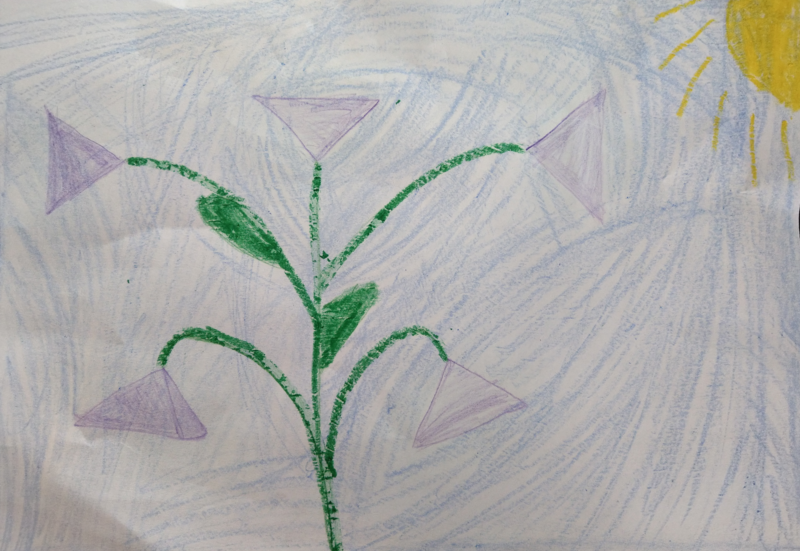
#> input picture Cv04_zadani/kytka.png, 800 x 551 px
$ jupyter execute histogram.ipynb
#> lines starting #> are read from the running program, lines starting #| are printed output that depends on the picture
[cell 1]
import cv2
import numpy as np
from matplotlib import pyplot as plt

img = cv2.cvtColor(cv2.imread("kytka.png", cv2.IMREAD_COLOR) , cv2.COLOR_BGR2RGB)
img_gray = cv2.imread("kytka.png", cv2.IMREAD_GRAYSCALE)
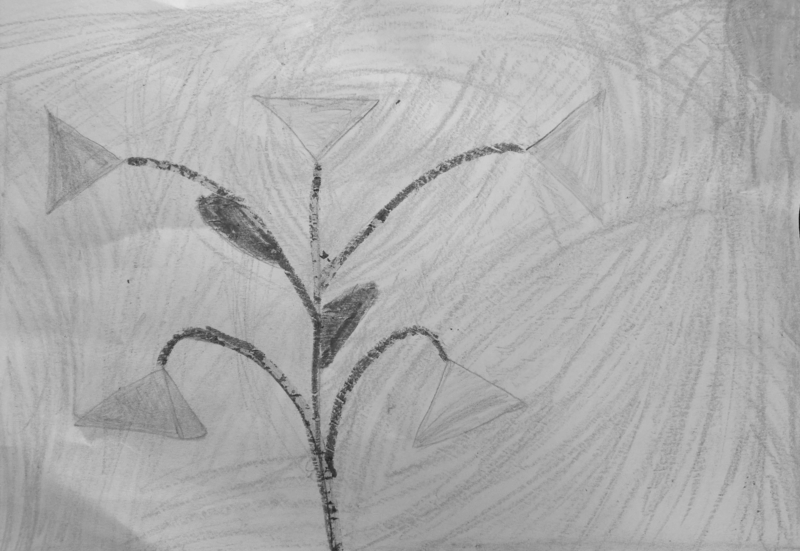
#> img_gray: shape (551, 800); min 21, max 229, mean 174.4
plt.imshow(img_gray, cmap='gray')

[cell 2]
'''
calculate histogram
'''
hist = cv2.calcHist([img_gray], [0], None, [256], [0,255])
#> hist = 256 values, max 17642 at index 182, min 0 at index 0, mean 1721.9

print (hist.shape)
#| (256, 1)

plt.plot(hist,color = 'b')
plt.xlim([0,256])
plt.show()
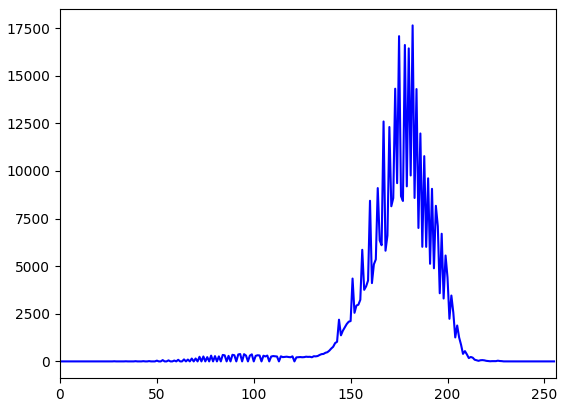
#> figure drawn by matplotlib, 1 panel; curve peaks at x = 182, y = 17642
